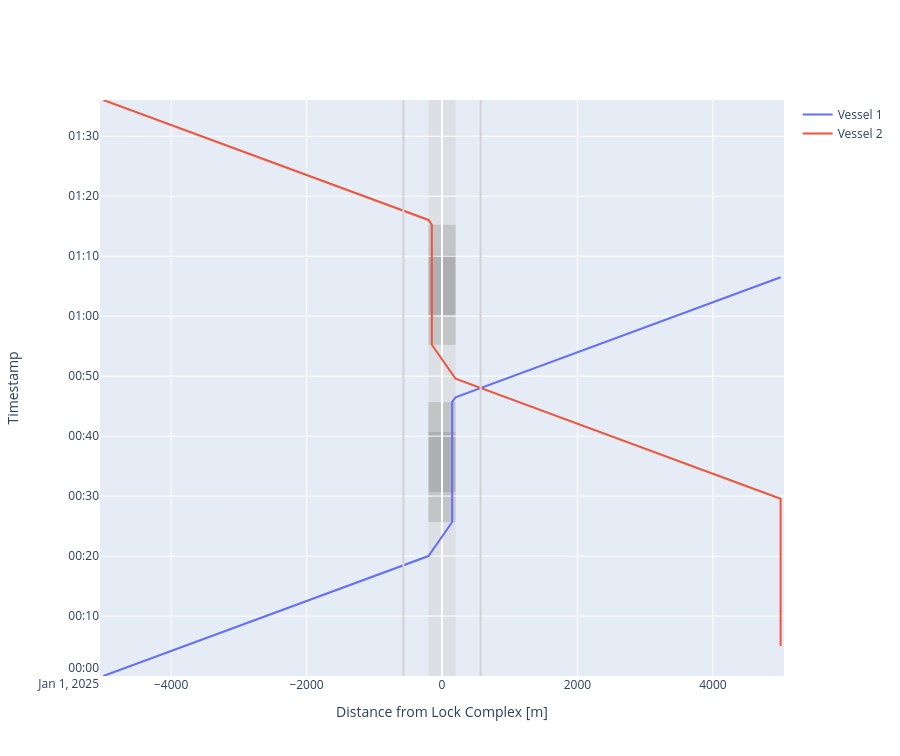

Notebook cell for this chart:
### Markdown cell above
##### Time-distance diagram
Lock chambers also have time-distance diagram plots, in which we can inspect the trajectories of the vessels and the lock chamber operation phases. We can now better understand why waiting time emerged for the second vessel. Vessels pass at 300 meters from the lock (by default).

### Code cell
def cm_to_pixels(cm):
    return cm * 37.8 # Set figure height to 10 cmfig.update_layout(height=cm_to_pixels(10))

# We can plot the time-distance diagram
fig = lock_chamber.plot(xlimmin = -5050, 
                        xlimmax = 5050, 
                        method='Plotly')

fig.update_layout(height=cm_to_pixels(20))

### Figure 1 — Plotly figure (JSON) as saved in the notebook; plotly's stock layout.template omitted (floating-point values rounded to 4 significant figures)
{"data": [{"mode": "lines", "name": "Vessel 1", "type": "scatter", "x": [-5000.0, -5000.0, -200.0, -200.0, 150.0, 150.0, 150.0, 150.0, 150.0, 150.0, 150.0, 150.0, 200.0, 200.0, 5000.0, 5000.0], "xaxis": "x", "y": ["2025-01-01T00:00:00", "2025-01-01T00:00:00", "2025-01-01T00:20:00", "2025-01-01T00:20:00", "2025-01-01T00:25:40.172786", "2025-01-01T00:25:40.172786", "2025-01-01T00:30:40.172786", "2025-01-01T00:30:40.172786", "2025-01-01T00:40:40.172786", "2025-01-01T00:40:40.172786", "2025-01-01T00:45:40.172786", "2025-01-01T00:45:40.172786", "2025-01-01T00:46:28.768899", "2025-01-01T00:46:28.768899", "2025-01-01T01:06:28.768899", "2025-01-01T01:06:28.768899"], "yaxis": "y"}, {"mode": "lines", "name": "Vessel 2", "type": "scatter", "x": [5000.0, 5000.0, 5000.0, 5000.0, 200.0, 200.0, -150.0, -150.0, -150.0, -150.0, -150.0, -150.0, -150.0, -150.0, -200.0, -200.0, -5000.0, -5000.0], "xaxis": "x", "y": ["2025-01-01T00:05:00", "2025-01-01T00:05:00", "2025-01-01T00:29:33.768898", "2025-01-01T00:29:33.768898", "2025-01-01T00:49:33.768898", "2025-01-01T00:49:33.768898", "2025-01-01T00:55:13.941684", "2025-01-01T00:55:13.941685", "2025-01-01T01:00:13.941685", "2025-01-01T01:00:13.941685", "2025-01-01T01:10:13.941685", "2025-01-01T01:10:13.941685", "2025-01-01T01:15:13.941685", "2025-01-01T01:15:13.941685", "2025-01-01T01:16:02.537797", "2025-01-01T01:16:02.537797", "2025-01-01T01:36:02.537797", "2025-01-01T01:36:02.537797"], "yaxis": "y"}], "layout": {"height": 756, "shapes": [{"fillcolor": "lightgrey", "layer": "below", "line": {"width": 0}, "name": "Lock Geometry", "opacity": 0.5, "type": "rect", "x0": -200, "x1": 200, "y0": "2025-01-01T00:00:00", "y1": "2025-01-01T01:36:02.537797"}, {"fillcolor": "darkgrey", "layer": "below", "line": {"width": 0}, "name": "Lock gate closing", "opacity": 0.5, "type": "rect", "x0": -200, "x1": 200, "xref": "x", "y0": "2025-01-01T00:25:40.172786", "y1": "2025-01-01T00:30:40.172786", "yref": "y"}, {"fillcolor": "grey", "layer": "below", "line": {"width": 0}, "name": "Lock levelling", "opacity": 0.5, "type": "rect", "x0": -200, "x1": 200, "xref": "x", "y0": "2025-01-01T00:30:40.172786", "y1": "2025-01-01T00:40:40.172786", "yref": "y"}, {"fillcolor": "darkgrey", "layer": "below", "line": {"width": 0}, "name": "Lock gate opening", "opacity": 0.5, "type": "rect", "x0": -200, "x1": 200, "xref": "x", "y0": "2025-01-01T00:40:40.172786", "y1": "2025-01-01T00:45:40.172786", "yref": "y"}, {"fillcolor": "darkgrey", "layer": "below", "line": {"width": 0}, "name": "Lock gate closing", "opacity": 0.5, "type": "rect", "x0": -200, "x1": 200, "xref": "x", "y0": "2025-01-01T00:55:13.941685", "y1": "2025-01-01T01:00:13.941685", "yref": "y"}, {"fillcolor": "grey", "layer": "below", "line": {"width": 0}, "name": "Lock levelling", "opacity": 0.5, "type": "rect", "x0": -200, "x1": 200, "xref": "x", "y0": "2025-01-01T01:00:13.941685", "y1": "2025-01-01T01:10:13.941685", "yref": "y"}, {"fillcolor": "darkgrey", "layer": "below", "line": {"width": 0}, "name": "Lock gate opening", "opacity": 0.5, "type": "rect", "x0": -200, "x1": 200, "xref": "x", "y0": "2025-01-01T01:10:13.941685", "y1": "2025-01-01T01:15:13.941685", "yref": "y"}, {"line": {"color": "lightgrey"}, "type": "line", "x0": -570, "x1": -570, "xref": "x", "y0": 0, "y1": 1, "yref": "y domain"}, {"line": {"color": "lightgrey"}, "type": "line", "x0": 570, "x1": 570, "xref": "x", "y0": 0, "y1": 1, "yref": "y domain"}], "showlegend": true, "xaxis": {"anchor": "y", "domain": [0, 1], "range": [-5050, 5050], "title": {"text": "Distance from Lock Complex [m]"}}, "yaxis": {"anchor": "x", "domain": [0, 1], "range": ["2025-01-01T00:00:00", "2025-01-01T01:36:02.537797"], "title": {"text": "Timestamp"}}}}
